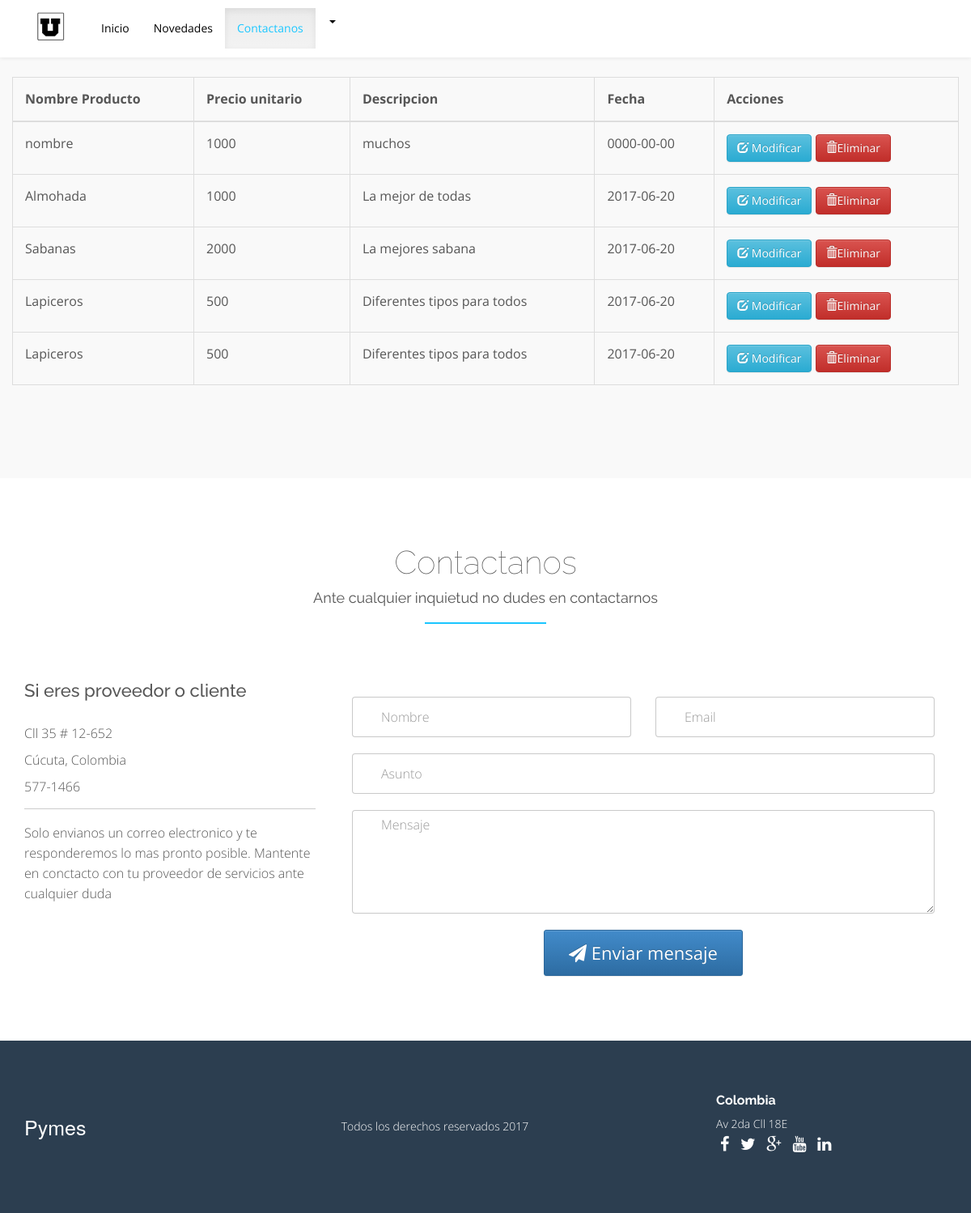
The app's page /productos_pymes.php (signed in) with its own data.
### tables this page shows
CREATE TABLE `producto` (
  `id_producto` int(11) NOT NULL,
  `nombre` varchar(100) NOT NULL,
  `precio_unitario` int(11) NOT NULL,
  `descripcion` text NOT NULL,
  `fecha` date NOT NULL
);

### page_part/productos.php (the view, shortened to what this page needs)
<?php
  $con=@mysqli_connect('localhost', 'root', '', 'pymes');
  $sql = "SELECT * FROM PRODUCTO";
  $query = mysqli_query($con,$sql);
  if($query)
   {
    ?>
    <table class="table table-bordered">
        <thead>
          <tr>
            <th>Nombre Producto</th>
            <th>Precio unitario</th>
            <th>Descripcion</th>
            <th>Fecha</th>
            <th>Acciones</th>
          </tr>
        </thead>
        <tbody>
    <?php
    while($row = mysqli_fetch_row($query))
    {
     if(empty($row))
     {
      ?>
      <div class="alert alert-info" role="alert">
       <button type="button" class="close" data-dismiss="alert">&times;</button>
        <strong></strong>
        <?php
        echo "No se encontraron Resultados!";
        ?>
      </div>
 <?php
      break;
    }
    else
    {
 ?>
    <tr>
    <td><?php echo $row[1];?></td>
    <td><?php echo $row[2]; ?></td>
    <td><?php echo $row[3]; ?></td>
    <td><?php echo $row[4]; ?></td>
    <td>
        <button type="button" id="btnActualizar" data-toggle="modal" data-target="#modalProducto" class="btn btn-info" data-id="<?php echo $row[0];?>" data-nombre="<?php echo $row[1];?>" data-precio="<?php echo $row[2]; ?>" data-descripcion="<?php echo $row[3];?>" data-fecha="<?php echo $row[4];?>"><i class='glyphicon glyphicon-edit'></i> Modificar </button>
        <button type="button" id="btnEliminar" data-toggle="modal" data-target="#deleteProducto"class="btn btn-danger" data-id="<?php echo $row[0];?>"><i class='glyphicon glyphicon-trash'></i>Eliminar</button>
      </td>
     </tr>
    <?php
     }
    }
    ?>
     </tbody>
    </table>
    <?php
   }
?>

### css/style.css (style rules this page uses)
html, button, input, select, textarea { color: #222; }
html { font-size: 1em; line-height: 1.4; }
html, body { background-color: #fff; font-size: 16px; color: #565656; width:100%; padding:0; margin-left:0; margin-right:0; font-family: 'Open Sans', sans-serif; -webkit-font-smoothing:antialiased; font-weight: 300; }
a, button, a span { -webkit-transition: 0.2s ease-in-out; -o-transition: 0.2s ease-in-out; transition: 0.2s ease-in-out; }
*, *:before, *:after { -webkit-box-sizing:border-box; -moz-box-sizing:border-box; box-sizing:border-box; }
.table > thead > tr > th, .table > tbody > tr > td { padding: 15px; }

### records on screen
producto: nombre "nombre", precio_unitario "1000", descripcion "muchos", fecha "0000-00-00"
producto: nombre "Almohada", precio_unitario "1000", descripcion "La mejor de todas", fecha "2017-06-20"
producto: nombre "Sabanas", precio_unitario "2000", descripcion "La mejores sabana", fecha "2017-06-20"
producto: nombre "Lapiceros", precio_unitario "500", descripcion "Diferentes tipos para todos", fecha "2017-06-20"
producto: nombre "Lapiceros", precio_unitario "500", descripcion "Diferentes tipos para todos", fecha "2017-06-20"
